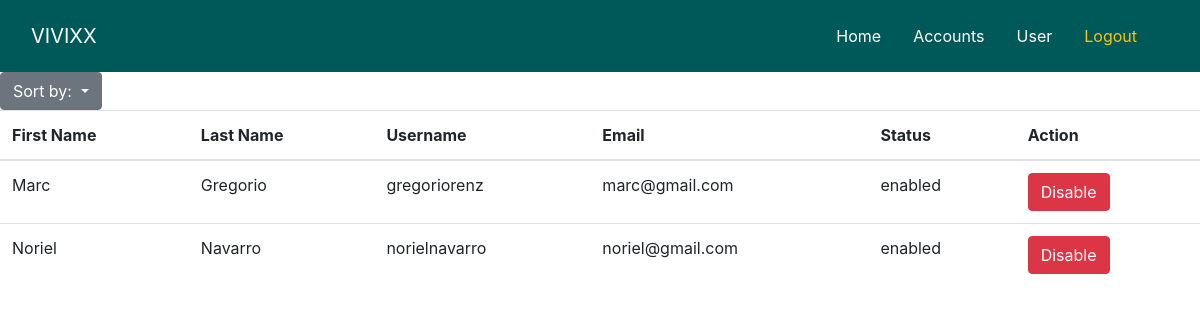
The app's page /admin/account_status.php, older data.
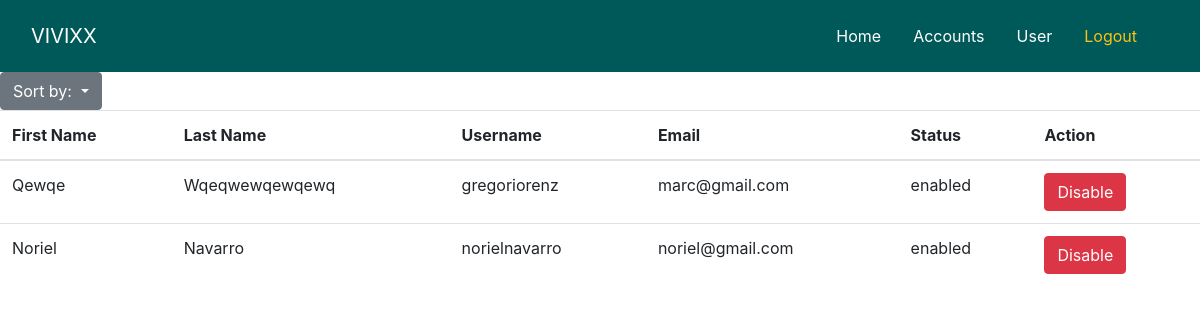
The same page, newer data.
### tables this page shows
CREATE TABLE `user_info` (
  `username` varchar(50) NOT NULL,
  `first_name` varchar(100) NOT NULL,
  `middle_name` varchar(100) NOT NULL,
  `last_name` varchar(100) NOT NULL,
  `birthdate` date NOT NULL,
  `birth_place` varchar(45) NOT NULL,
  `contact_number` varchar(11) NOT NULL,
  `gender` enum('m','f') NOT NULL,
  `height` varchar(11) NOT NULL,
  `weight` int(3) NOT NULL,
  `blood_type` enum('o','a','b','ab') NOT NULL,
  `residential_address` varchar(100) NOT NULL,
  `residential_zip` smallint(4) NOT NULL,
  `residential_tel_no` int(7) DEFAULT NULL,
  `permanent_address` varchar(100) NOT NULL,
  `permanent_zip` smallint(4) NOT NULL,
  `permanent_tel_no` int(7) DEFAULT NULL,
  `citizenship` varchar(45) NOT NULL,
  `religion` varchar(45) NOT NULL,
  `civil_status` enum('single','married','widowed','annulled','separated','other') NOT NULL,
  `sss_no` int(11) DEFAULT NULL,
  `tin` int(11) DEFAULT NULL,
  `philhealth_no` int(11) DEFAULT NULL,
  `pagibig_id_no` int(11) DEFAULT NULL,
  UNIQUE KEY `user_id_UNIQUE` (`username`),
  CONSTRAINT `user` FOREIGN KEY (`username`) REFERENCES `user` (`username`) ON UPDATE CASCADE
);

CREATE TABLE `user` (
  `username` varchar(50) NOT NULL,
  `email` varchar(100) NOT NULL,
  `password` varchar(200) NOT NULL,
  `date_registered` date NOT NULL,
  `status` enum('enabled','disabled') NOT NULL DEFAULT 'enabled',
  `type` enum('admin','user') NOT NULL DEFAULT 'user',
  PRIMARY KEY (`username`),
  UNIQUE KEY `username_UNIQUE` (`username`),
  UNIQUE KEY `email_UNIQUE` (`email`)
);

### admin/account_status.php (the view, shortened to what this page needs)
<?php
  include 'header.php';
  include 'sorting_account_status.php';
 ?>
<!DOCTYPE html>
<html>
    <head>
        <link rel="stylesheet" href="../style/bootstrap/bootstrap.min.css">
        <link type="text/css" rel="stylesheet" href="../style/bootstrap/bootstrap.min.css" media="screen, projection">
        <link type="text/css" rel="stylesheet" href="../style/style.css" media="screen, projection">
    </head>
    <body>
        <table class="table">
          <thead>
            <tr>
                <th>First Name</th>
                <th>Last Name</th>
                <th>Username</th>
                <th>Email</th>
                <th>Status</th>
                <th>Action</th>
            </tr>
          </thead>
            <?php
            $connect = Connect();
            $sql = "select username, email, first_name, last_name,status from user natural join user_info;";
            $result = $connect->query($sql);
            if(isset($_POST["asc"])){
              $sql = "select username, email, first_name, last_name,status from user natural join user_info order by first_name asc;";
              $result = $connect->query($sql);
            }else if(isset($_POST["desc"])){
              $sql = "select username, email, first_name, last_name,status from user natural join user_info order by first_name desc;";
              $result = $connect->query($sql);
            }else if(isset($_POST["last_asc"])){
              $sql = "select username, email, first_name, last_name,status from user natural join user_info order by last_name asc;";
              $result = $connect->query($sql);
            }else if(isset($_POST["last_desc"])){
              $sql = "select username, email, first_name, last_name,status from user natural join user_info order by last_name desc;";
              $result = $connect->query($sql);
            }else if(isset($_POST["status_asc"])){
              $sql = "select username, email, first_name, last_name,status from user natural join user_info order by status asc;";
              $result = $connect->query($sql);
            }else if(isset($_POST["status_desc"])){
              $sql = "select username, email, first_name, last_name,status from user natural join user_info order by status desc;";
              $result = $connect->query($sql);
            }else{
              $sql = "select username, email, first_name, last_name,status from user natural join user_info;";
              $result = $connect->query($sql);
            }
            if($result->num_rows > 0){
                while($row = $result->fetch_assoc()){
                    echo "
                    <tr>
                    <td>" . ucwords($row["first_name"]) . "</td>
                    <td>" . ucwords($row["last_name"]) . "</td>
                    <td>" . $row["username"] . "</td>
                    <td>" . $row["email"] . "</td>
                    <td>" . $row["status"] . "</td>";
                    echo "<td>";
                    if($row["status"] === "enabled"){
                      echo "
                      <div class='btn-group btn-group-toggle' data-toggle='button'>
                      <form action='update_status.php' method='POST'>
                      <input type='hidden' value='".$row['username']."' name='username'>
                      <input type='button' id='en".$row["username"]."' class='btn btn-danger'checked autocomplete='f' value='Disable' name='disable'></div></form>
                      ";
                    }else{
                      echo "<div class='btn-group btn-group-toggle' data-toggle='button'>
                      <form action='update_status.php' method='POST'>
                        <input type='button' id='en".$row["username"]."' class='btn btn-success'checked autocomplete='f' value='Enable' name='enable'>
                        </div></form>";
                    }
                    echo '</td>';
                    echo "
                        <script>
                        $(document).ready(function(){
                          if($('#en".$row['username']."').hasClass('btn-success')){
                              $('#en".$row['username']."').click(function(){
                              $('#en".$row['username']."').removeClass('btn-success');
                              $('#en".$row['username']."').addClass('btn-danger');
                              $('#en".$row['username']."').val('Disable');
                            });
                          }else{
                              $('#en".$row['username']."').click(function(){
                              $('#en".$row['username']."').removeClass('btn-danger');
                              $('#en".$row['username']."').addClass('btn-success');
                              $('#en".$row['username']."').val('Enable');
                              });
                          }
                            $.ajax({url: 'update_status.php',method:'POST'});
                      }); //end document
                        </script>
                    </tr>";
                }
            }else{
                echo "database has no query";
            }
            ?>
        </table>
    </body>
</html>

### admin/header.php (shortened to what this page needs)
<!DOCTYPE html>
<html lang="en">
<head>
  <link rel="stylesheet" href="../style/bootstrap/bootstrap.min.css">
</head>
<body>
<nav class="navbar navbar-light" style="background-color:#005959">
  <div class="container-fluid">
    <div class="navbar-header">
      <a class="navbar-brand" href="index.php" style="color:white">VIVIXX</a>
    </div>
    <ul class="nav navbar">
      <li class="nav-item"><a class="nav-link" href="index.php" style="color:white">Home</a></li>
      <li class="nav-item"><a class="nav-link" href="account_status.php" style="color:white">Accounts</a></li>
      <li class="nav-item"><a class="nav-link" href="user_information.php" style="color:white">User</a></li>
      <li class="nav-item"><a class="nav-link" href="logout.php" style="color:#fac213">Logout</a></li>
    </ul>
  </div>
</nav>
</body>
</html>

### admin/sorting_account_status.php (shortened to what this page needs)
<!DOCTYPE html>
<html>
<body>
  <head>
  </head>
  <link rel="stylesheet" href="../style/bootstrap/bootstrap.min.css">
    <div class="dropdown">
    <button class="btn btn-secondary dropdown-toggle"
            type="button" id="dropdownMenu1" data-toggle="dropdown"
            aria-haspopup="true" aria-expanded="false">Sort by:
    </button>
    </div>
</body>
<html>

### style/style.css (style rules this page uses)
body { margin: 0; }

Row changes from the older to the newer data that the page shows:
changed user_info "gregoriorenz": first_name "Marc" → "Qewqe"; last_name "Gregorio" → "Wqeqwewqewqewq"
